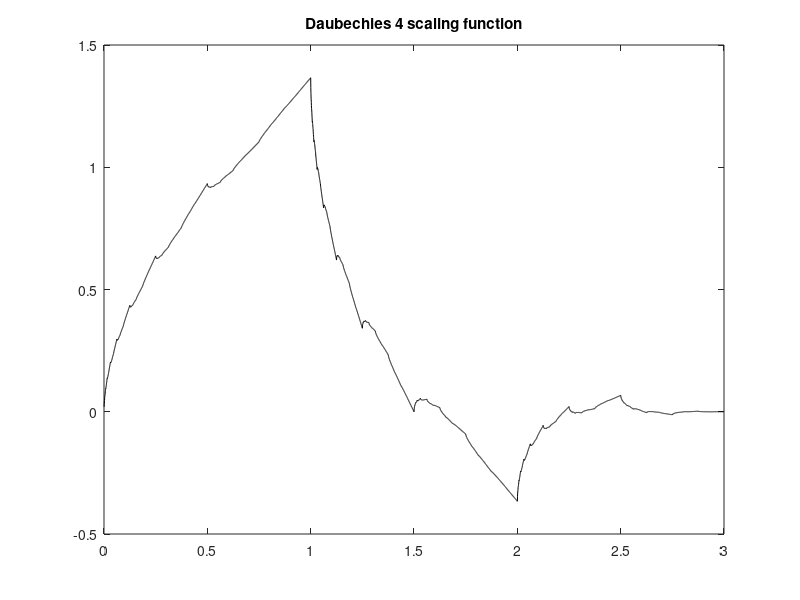

The MATLAB source for this figure:
% Compute a scaling function with dyadic approach

% Daubechies 4,coeffs.
hden=4*sqrt(2); %coeff. denominator
hsq=sqrt(3); %factor
h=[(1+hsq)/hden, (3+hsq)/hden, (3-hsq)/hden, (1-hsq)/hden]; %Daubechies 4
hN=(h*2)/sum(h); %normalization
K=length(hN);
hrev=hN(K:-1:1); %reverse hN

%M0 matrix
MA=[hrev,zeros(1,(2*K)-2)]; MB=MA;
for nn=1:K-1,
   MA=[0,0,MA(1:(3*K)-4)]; MB=[MB; MA];
end   
M0=MB(:,K:(2*K)-1);

%Solving the first system of equations, for fi(0)..fi(3)
MF=M0-eye(K);
MG=[MF(1:K-1,:);ones(1,K)];
nfi=MG\[zeros(K-1,1);1];

%getting middle & quarter values
fi=nfi(2:length(nfi)-1); fi=conv(hN,fi); 
aux=fi(1:2:length(fi)); %downsampling by 2
y=conv(hN,aux); %quarter values
%merge y and fi
aux=[y;fi,0]; aux=aux(:)'; fi=aux(1:length(aux)-1);

%iteration
hup=hN; Nx=9;
for nn=1:Nx,
   %upsample by 2   
   L=length(hup); aux=[hup;zeros(1,L)]; aux=aux(:)';
   hup=aux(1:2*L-1);  
   y=conv(hup,y); %intermediate terms
   %merge y and fi
   aux=[y;fi,0]; aux=aux(:)'; fi=aux(1:length(aux)-1);    
end

%result
x=(1:length(fi))*(K-1)/length(fi);
plot(x,fi,'k')
title('Daubechies 4 scaling function');
